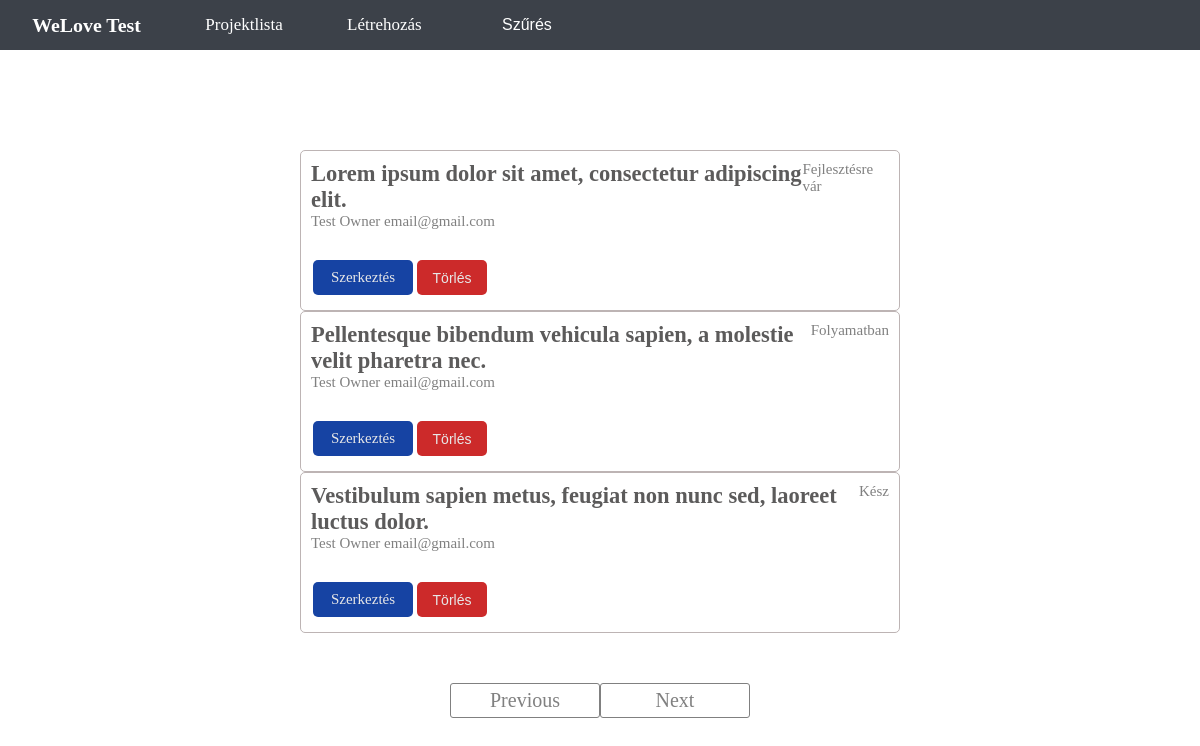
Before: / with the older database file.
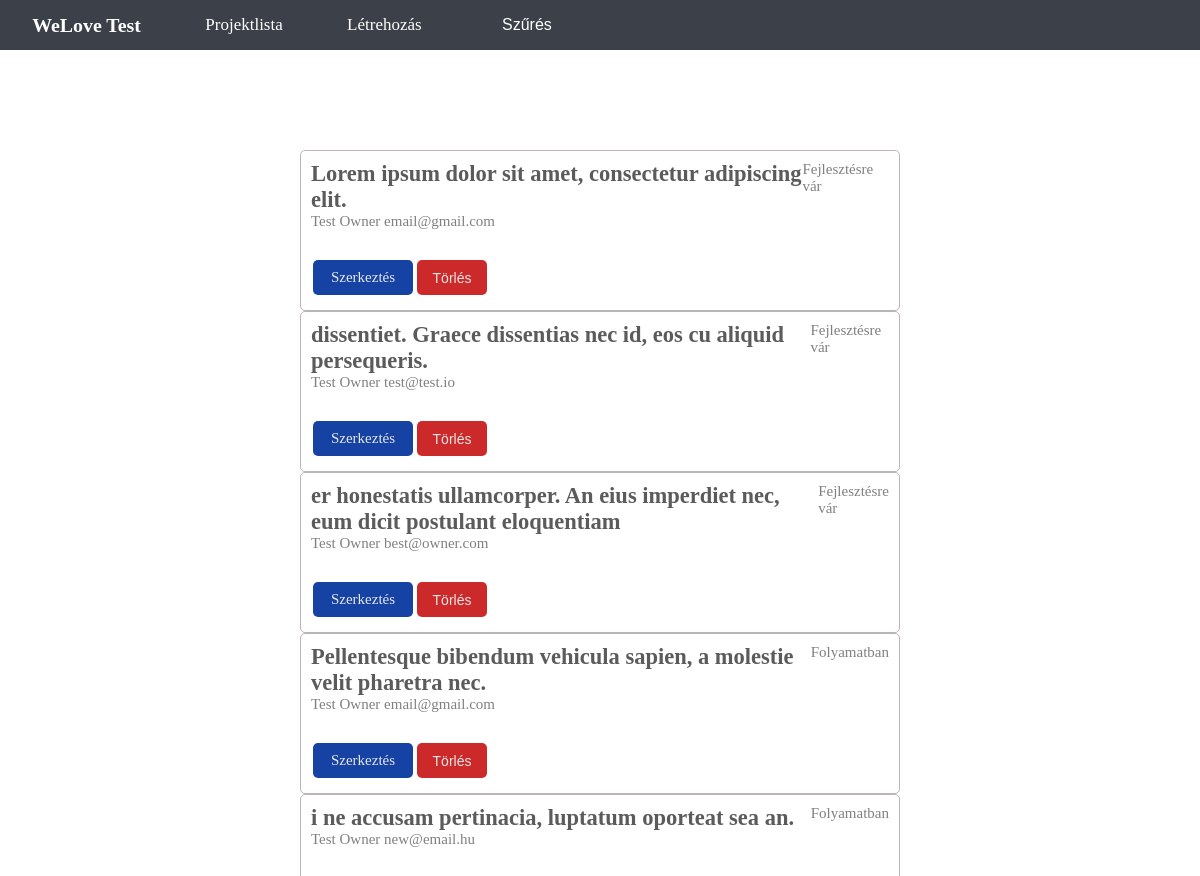
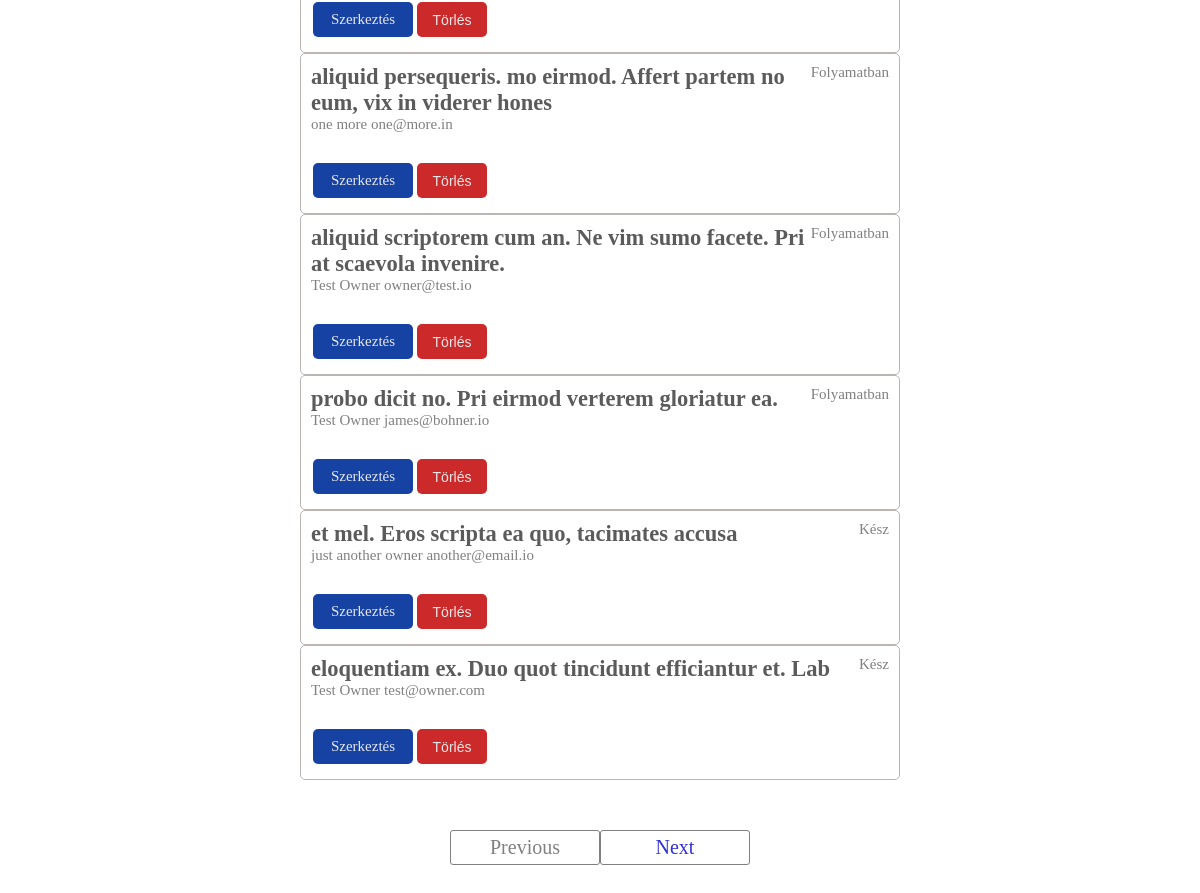
After: the same page with the newer database file (2 pictures, top to bottom).
### tables this page shows
CREATE TABLE `projects` (
  `id` int(11) NOT NULL,
  `title` varchar(150) NOT NULL,
  `description` mediumtext NOT NULL
);

CREATE TABLE `statuses` (
  `id` int(11) NOT NULL,
  `key` varchar(45) NOT NULL,
  `name` varchar(45) NOT NULL
);

CREATE TABLE `owners` (
  `id` int(11) NOT NULL,
  `name` varchar(150) NOT NULL,
  `email` varchar(150) NOT NULL
);

### classes/Project.php (called while the page is built, shortened)
<?php
class Project
{
    public static function getProjectCount($db)
    {
        return $db->query("SELECT COUNT(*) FROM projects")->fetchColumn();
    }
    public static function getPage($db, $limit, $offset)
    {
        $sql = "SELECT p.*, statuses.name AS status,
              owners.name AS owner_name,
              owners.email AS owner_email
              FROM (
                  SELECT *
                  FROM projects
                  ORDER BY title
                  LIMIT :limit
                  OFFSET :offset) AS p
              INNER JOIN project_status_pivot AS psp
              ON p.id = psp.project_id
              INNER JOIN statuses
              ON psp.status_id = statuses.id
              INNER JOIN project_owner_pivot AS pop
              ON p.id = pop.project_id
              INNER JOIN owners
              ON pop.owner_id = owners.id";
        $stmt = $db->prepare($sql);
        $stmt->bindValue(':limit', $limit, PDO::PARAM_INT);
        $stmt->bindValue(':offset', $offset, PDO::PARAM_INT);
        $stmt->execute();
        return $stmt->fetchAll(PDO::FETCH_ASSOC);
    }
}

### classes/Pagination.php (called while the page is built, shortened)
<?php
class Pagination
{
    public function __construct($page, $records_per_page, $total_records)
    {
        $this->limit = $records_per_page;
        $page = filter_var($page, FILTER_VALIDATE_INT, [
            'options' => [
                'default' => 1,
                'min_range' => 1,
            ],
        ]);
        $total_pages = ceil($total_records / $records_per_page);
        if ($page < $total_pages) {
            $this->next = $page + 1;
        }
        $this->offset = $records_per_page * ($page - 1);
    }
}

### index.php (the view, shortened to what this page needs)
<?php
$db = require 'includes/db.php';
$pagination = new Pagination($_GET['page'] ?? 1, 10,  Project::getProjectCount($db));
$projects = Project::getPage($db, $pagination->limit, $pagination->offset);
?>
<?php require 'includes/header.php'; ?>
<div class='projects'>
    <?php foreach ($projects as $project) : ?>
        <div class="projects__inner project<?= $project['id']  ?>">
            <div class='projects__upper'>
                <h2><?= $project['title'] ?></h2>
                <p><?= $project['status'] ?></p>
            </div>
            <p><?= $project['owner_name'] ?> <?= $project['owner_email'] ?></p>
            <div class='projects__lower'>
                <a class='btn btn--edit' href="/projects/edit.php?id=<?= $project['id']  ?>">
                    Szerkeztés
                </a>
                <button class='btn btn--delete' onclick="deleteAsync(<?= $project['id']  ?>)" data-id=<?= $project['id']  ?>>
                    Törlés
                </button>
            </div>
        </div>
    <?php endforeach; ?>
</div>
<?php require 'includes/pagination.php'; ?>
<?php require 'includes/footer.php'; ?>

### includes/pagination.php
<ul class="pagination">
    <li>
        <?php if ($pagination->previous) : ?>
            <a href="index.php?page=<?= $pagination->previous; ?>">Previous</a>
        <?php else : ?>
            <span class="page-link--disabled">Previous</span>
        <?php endif; ?>
    </li>
    <li>
        <?php if ($pagination->next) : ?>
            <a href="index.php?page=<?= $pagination->next; ?>">Next</a>
        <?php else : ?>
            <span class="page-link--disabled">Next</span>
        <?php endif; ?>
    </li>
</ul>

Changed rows visible on the page:
no longer on this page (row unchanged): projects: title "Vestibulum sapien metus, feugiat non nunc sed, laoreet luctus dolor.", statuses.name "Kész", owners.name "Test Owner", owners.email "email@gmail.com"
added projects: title "dissentiet. Graece dissentias nec id, eos cu aliquid persequeris.", statuses.name "Fejlesztésre vár", owners.name "Test Owner", owners.email "test@test.io"
added projects: title "er honestatis ullamcorper. An eius imperdiet nec, eum dicit postulant eloquentiam", statuses.name "Fejlesztésre vár", owners.name "Test Owner", owners.email "best@owner.com"
added projects: title "i ne accusam pertinacia, luptatum oporteat sea an.", statuses.name "Folyamatban", owners.name "Test Owner", owners.email "new@email.hu"
added projects: title "aliquid persequeris. mo eirmod. Affert partem no eum, vix in viderer hones", statuses.name "Folyamatban", owners.name "one more", owners.email "one@more.in"
added projects: title "aliquid scriptorem cum an. Ne vim sumo facete. Pri at scaevola invenire.", statuses.name "Folyamatban", owners.name "Test Owner", owners.email "owner@test.io"
added projects: title "probo dicit no. Pri eirmod verterem gloriatur ea.", statuses.name "Folyamatban", owners.name "Test Owner", owners.email "james@bohner.io"
added projects: title "et mel. Eros scripta ea quo, tacimates accusa", statuses.name "Kész", owners.name "just another owner", owners.email "another@email.io"
added projects: title "eloquentiam ex. Duo quot tincidunt efficiantur et. Lab", statuses.name "Kész", owners.name "Test Owner", owners.email "test@owner.com"
